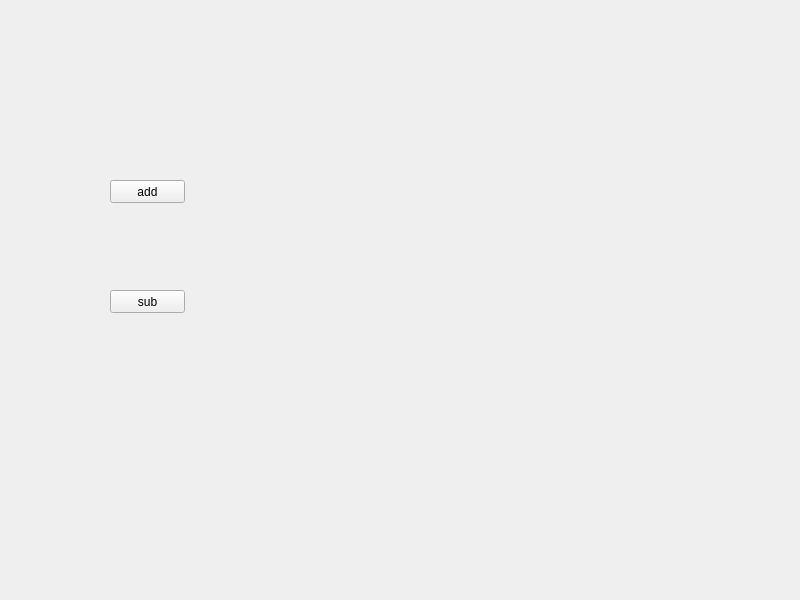
<?xml version="1.0" encoding="UTF-8"?>
<ui version="4.0">
 <class>Widget</class>
 <widget class="QWidget" name="Widget">
  <property name="geometry">
   <rect>
    <x>0</x>
    <y>0</y>
    <width>800</width>
    <height>600</height>
   </rect>
  </property>
  <property name="windowTitle">
   <string>Widget</string>
  </property>
  <widget class="QPushButton" name="add">
   <property name="geometry">
    <rect>
     <x>110</x>
     <y>180</y>
     <width>75</width>
     <height>23</height>
    </rect>
   </property>
   <property name="text">
    <string>add</string>
   </property>
  </widget>
  <widget class="QPushButton" name="sub">
   <property name="geometry">
    <rect>
     <x>110</x>
     <y>290</y>
     <width>75</width>
     <height>23</height>
    </rect>
   </property>
   <property name="cursor">
    <cursorShape>OpenHandCursor</cursorShape>
   </property>
   <property name="text">
    <string>sub</string>
   </property>
  </widget>
 </widget>
 <resources/>
 <connections/>
</ui>
